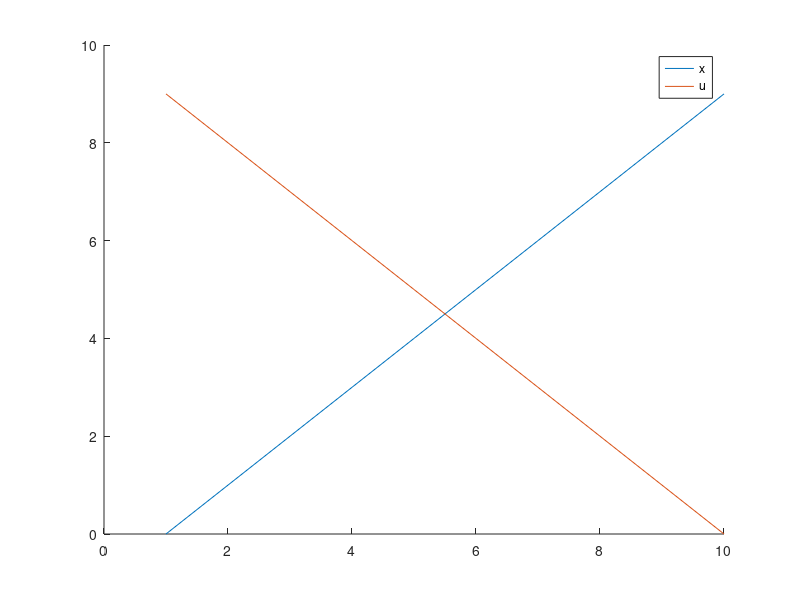
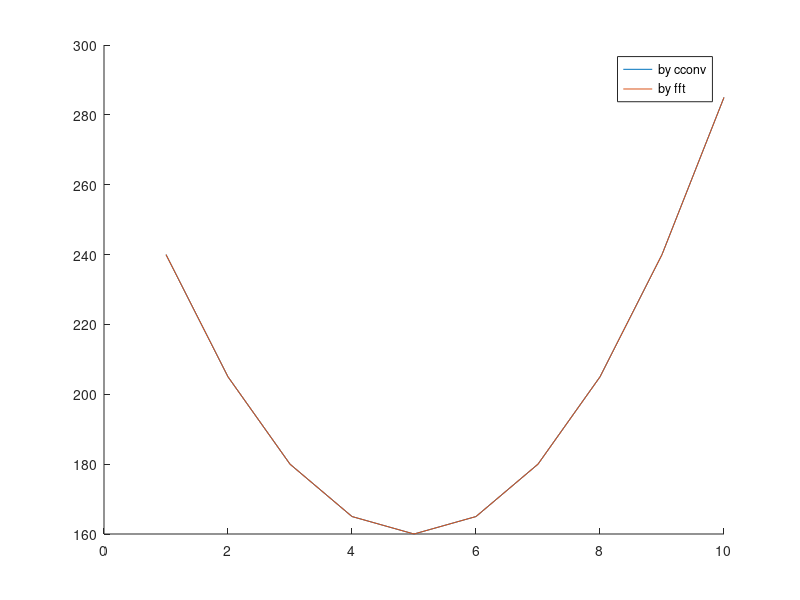

These charts were generated, in order, by the following MATLAB code:
% M.7 Die diskrete Fourier-Transformation

% Aufgabe 7.3

% Initialisierung
close; clear; clc;

M = 10;
x = 0:M-1;
u = M-(1:M);
w = cconv(x,u,M);
z = ifft(fft(x).*fft(u));

figure('Name','Signale', 'NumberTitle','off');
hold on
plot(x)
plot(u)
legend('x','u')
hold off

figure('Name','Signale DFT', 'NumberTitle','off');
hold on
plot(w)
plot(z)
legend('by cconv','by fft')
hold off